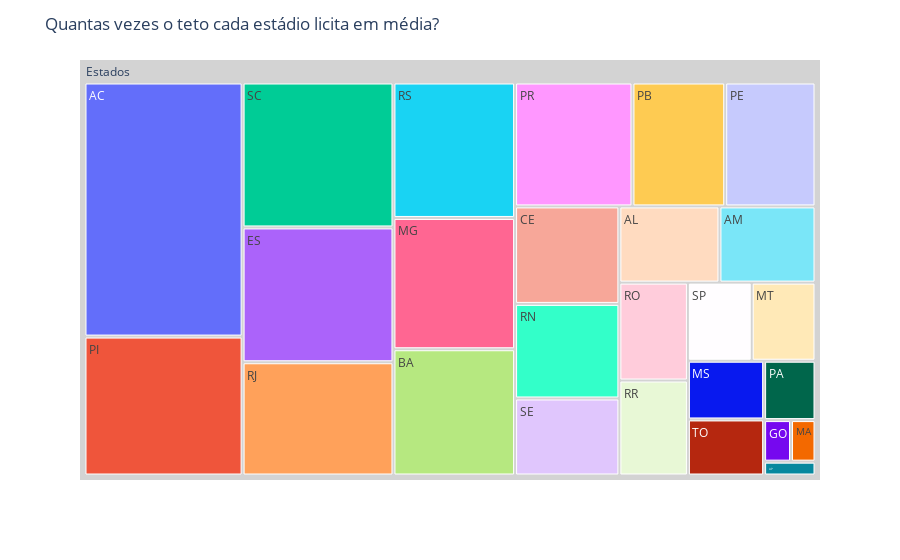

Notebook source saved alongside this figure:
### Code cell
fig = px.treemap(dict(resum1),path=[px.Constant('Estados'),resum1['UF']],
                 values='mean',
                 labels=['Estados'],maxdepth=3)
 #           values='Total de Licitações')
fig.update_layout(uniformtext_minsize=14)
fig.update_traces(root_color="lightgrey")
fig.update_layout(
    title_text='Quantas vezes o teto cada estádio licita em média?'
)
fig.show()

### Figure 1 — Plotly figure (JSON) as saved in the notebook; plotly's stock layout.template omitted (floating-point values rounded to 4 significant figures)
{"data": [{"branchvalues": "total", "domain": {"x": [0, 1], "y": [0, 1]}, "hovertemplate": "labels=%{label}<br>mean=%{value}<br>parent=%{parent}<br>id=%{id}<extra></extra>", "ids": ["Estados/AC", "Estados/AL", "Estados/AM", "Estados/AP", "Estados/BA", "Estados/CE", "Estados/ES", "Estados/GO", "Estados/MA", "Estados/MG", "Estados/MS", "Estados/MT", "Estados/PA", "Estados/PB", "Estados/PE", "Estados/PI", "Estados/PR", "Estados/RJ", "Estados/RN", "Estados/RO", "Estados/RR", "Estados/RS", "Estados/SC", "Estados/SE", "Estados/SP", "Estados/TO", "Estados"], "labels": ["AC", "AL", "AM", "AP", "BA", "CE", "ES", "GO", "MA", "MG", "MS", "MT", "PA", "PB", "PE", "PI", "PR", "RJ", "RN", "RO", "RR", "RS", "SC", "SE", "SP", "TO", "Estados"], "maxdepth": 3, "name": "", "parents": ["Estados", "Estados", "Estados", "Estados", "Estados", "Estados", "Estados", "Estados", "Estados", "Estados", "Estados", "Estados", "Estados", "Estados", "Estados", "Estados", "Estados", "Estados", "Estados", "Estados", "Estados", "Estados", "Estados", "Estados", "Estados", "Estados", ""], "root": {"color": "lightgrey"}, "type": "treemap", "values": [3.95, 0.75, 0.72, 0.07, 1.51, 1, 2, 0.11, 0.1, 1.57, 0.44, 0.49, 0.3, 1.13, 1.1, 2.16, 1.43, 1.68, 0.97, 0.66, 0.64, 1.62, 2.15, 0.79, 0.49, 0.42, 28.25]}], "layout": {"legend": {"tracegroupgap": 0}, "margin": {"t": 60}, "title": {"text": "Quantas vezes o teto cada estádio licita em média?"}, "uniformtext": {"minsize": 14}}}
